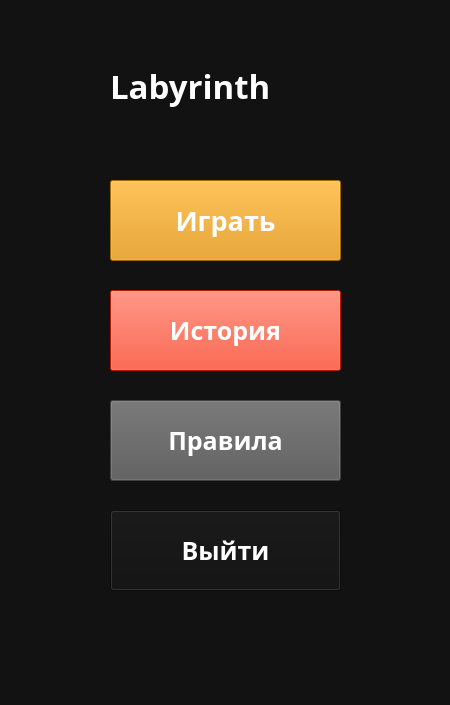
<?xml version="1.0" encoding="UTF-8"?>
<ui version="4.0">
 <class>MainWindow</class>
 <widget class="QMainWindow" name="MainWindow">
  <property name="geometry">
   <rect>
    <x>0</x>
    <y>0</y>
    <width>450</width>
    <height>705</height>
   </rect>
  </property>
  <property name="windowTitle">
   <string>MainWindow</string>
  </property>
  <property name="styleSheet">
   <string notr="true">QWidget {
	color: white;
	background-color: #121212;
	font-family: Rubik;
	font-size: 19pt;
	font-weight: 600;
}</string>
  </property>
  <widget class="QWidget" name="centralwidget">
   <property name="styleSheet">
    <string notr="true">QWidget {
	color: white;
	background-color: #121212;
	font-family: Ravie;
	font-size: 19pt;
	font-weight: 600;
}</string>
   </property>
   <widget class="QLabel" name="label">
    <property name="geometry">
     <rect>
      <x>110</x>
      <y>50</y>
      <width>251</width>
      <height>71</height>
     </rect>
    </property>
    <property name="styleSheet">
     <string notr="true">QWidget {
	color: white;
	font-size: 25pt;
	font-weight: 600;
}</string>
    </property>
    <property name="text">
     <string>Labyrinth</string>
    </property>
   </widget>
   <widget class="QPushButton" name="game">
    <property name="geometry">
     <rect>
      <x>110</x>
      <y>180</y>
      <width>231</width>
      <height>81</height>
     </rect>
    </property>
    <property name="styleSheet">
     <string notr="true">QWidget {
	color: white;
	background-color: #E29303;
	font-family:  Franklin Gothic Heavy;
	font-size: 20pt;
	font-weight: 600;
}
QPushButton:hover {
	background-color: #FDAD1C;
}

QPushButton:pressed {
	background-color: #FF6933;
}</string>
    </property>
    <property name="text">
     <string>Играть</string>
    </property>
   </widget>
   <widget class="QPushButton" name="history">
    <property name="geometry">
     <rect>
      <x>110</x>
      <y>290</y>
      <width>231</width>
      <height>81</height>
     </rect>
    </property>
    <property name="styleSheet">
     <string notr="true">QWidget {
	color: white;
	background-color: #FF2200;
	font-family:  Franklin Gothic Heavy;
	font-size: 19pt;
	font-weight: 600;
}
QPushButton:hover {
	background-color: #FF4310;
}

QPushButton:pressed {
	background-color: #FF5430;
}</string>
    </property>
    <property name="text">
     <string>История</string>
    </property>
   </widget>
   <widget class="QPushButton" name="setting">
    <property name="geometry">
     <rect>
      <x>110</x>
      <y>400</y>
      <width>231</width>
      <height>81</height>
     </rect>
    </property>
    <property name="styleSheet">
     <string notr="true">QWidget {
	color: white;
	background-color: #595959;
	font-family: Franklin Gothic Heavy;
	font-size: 19pt;
	font-weight: 600;
}

QPushButton:hover {
	background-color: #666;
}

QPushButton:pressed {
	background-color: #888;
}</string>
    </property>
    <property name="text">
     <string>Правила</string>
    </property>
   </widget>
   <widget class="QPushButton" name="closes">
    <property name="geometry">
     <rect>
      <x>110</x>
      <y>510</y>
      <width>231</width>
      <height>81</height>
     </rect>
    </property>
    <property name="styleSheet">
     <string notr="true">QWidget {
	color: white;
	background-color: #111111;
	font-family: Franklin Gothic Heavy;
	font-size: 19pt;
	font-weight: 600;
}

QPushButton:hover {
	background-color: #222;
}

QPushButton:pressed {
	background-color: #333;
}</string>
    </property>
    <property name="text">
     <string>Выйти</string>
    </property>
   </widget>
  </widget>
  <widget class="QMenuBar" name="menubar">
   <property name="geometry">
    <rect>
     <x>0</x>
     <y>0</y>
     <width>450</width>
     <height>36</height>
    </rect>
   </property>
  </widget>
  <widget class="QStatusBar" name="statusbar"/>
 </widget>
 <resources/>
 <connections/>
</ui>
